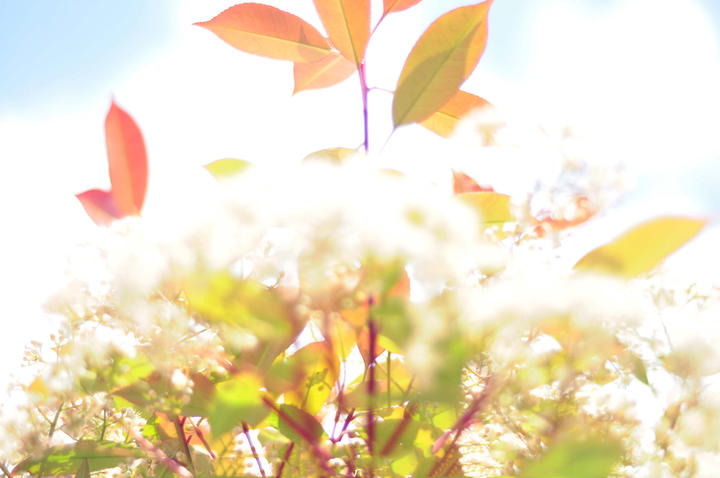
#> input picture 04. 色彩矫正/picture1.jpg, 720 x 478 px
$ jupyter execute --allow-errors '未命名.ipynb'
#> lines starting #> are read from the running program, lines starting #| are printed output that depends on the picture
[cell 1]
from __future__ import print_function
from __future__ import division
import cv2 as cv
import numpy as np
import sys
sys.path.append('..')
#> (the rest of this cell did not finish here and is left out)

[cell 2]
img_original = cv.imread("picture1.jpg")
#> img_original is the input picture: shape (478, 720, 3); mean B, G, R 196.6, 225.4, 238
if img_original is None:
    print('Could not open or find the image: ', args.input)
    exit(0)

#> (the rest of this cell did not finish here and is left out)

[cell 3]
img_corrected = np.empty((img_original.shape[0], img_original.shape[1]*2, img_original.shape[2]), img_original.dtype)
img_gamma_corrected = np.empty((img_original.shape[0], img_original.shape[1]*2, img_original.shape[2]), img_original.dtype)

img_corrected = cv.hconcat([img_original, img_original])
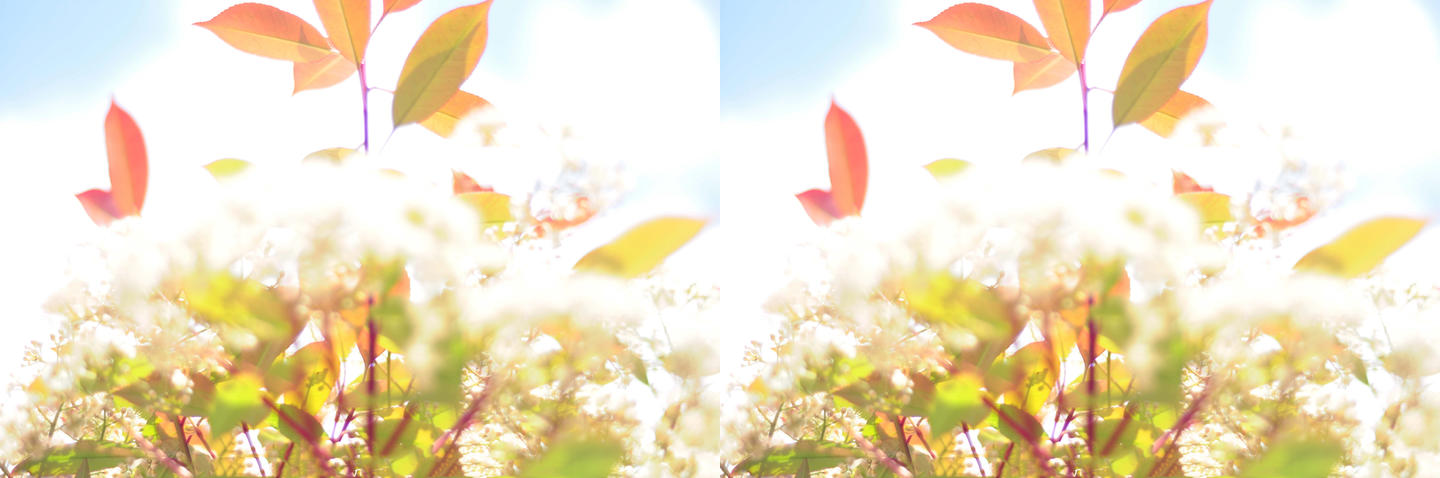
#> img_corrected: shape (478, 1440, 3); mean B, G, R 196.6, 225.4, 238
img_gamma_corrected = cv.hconcat([img_original, img_original])

cv.namedWindow('Brightness and contrast adjustments')
cv.namedWindow('Gamma correction')

#> (the rest of this cell did not finish here and is left out)
